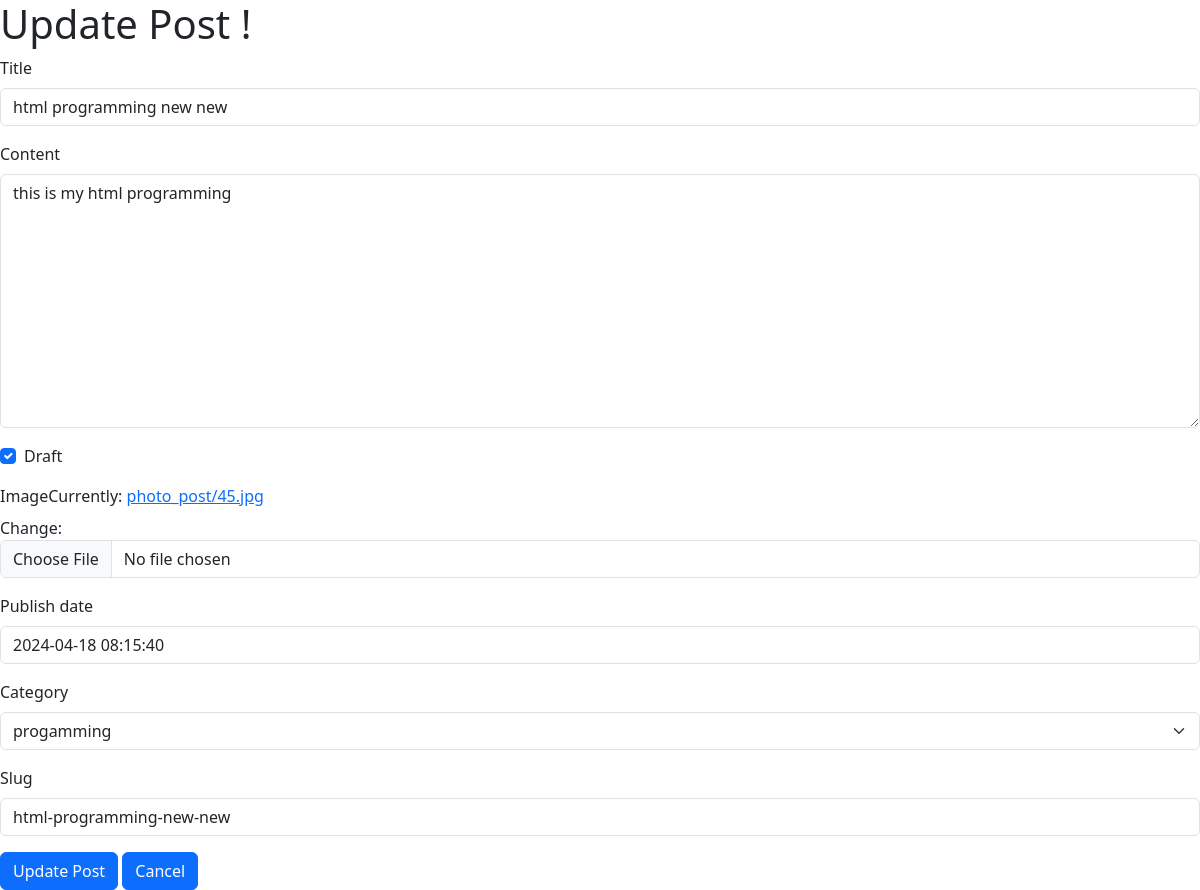
The app's page /posts/1/update with its own data.
### posts/models.py (models this page shows, shortened)
class Post(models.Model):
    user=models.ForeignKey(User,related_name='post_user',on_delete=models.SET_NULL,null=True,blank=True)
    title=models.CharField(max_length=120,verbose_name=_('title'))
    content=models.TextField(max_length=1000)
    draft=models.BooleanField(default=True)
    tags = TaggableManager()
    image=models.ImageField(upload_to='photo_post')
    publish_date=models.DateTimeField(default=timezone.now)
    category=models.ForeignKey('Category',related_name='post_category',on_delete=models.SET_NULL,null=True,blank=True)
    slug=models.SlugField(null=True,blank=True)

### posts/views.py (the view)
# urls.py: path('<int:id>/update',Update_post),
def Update_post(request,id):
    post=Post.objects.get(id=id)
    if request.method == 'POST':
        form=PostForm(request.POST,request.FILES,instance=post)
        if form.is_valid():
            myform=form.save(commit=False)
            form.save()
            return redirect('/posts/')
    else:
        form=PostForm(instance=post)
    return render(request,'posts/update_post.html',{'form':form})

### posts/form.py
class PostForm(forms.ModelForm):
    class Meta:
        model=Post
        exclude=('user',)

### posts/models.py (called while the page is built)
    def __str__(self):
        return self.name

### posts/templates/posts/update_post.html (shortened to what this page needs)
{% load django_bootstrap5 %}
<!doctype html>
<html lang="en">
  <head>
    <link href="https://cdn.jsdelivr.net/npm/bootstrap@5.3.3/dist/css/bootstrap.min.css" rel="stylesheet">
  </head>
  <body>
    <h1> Update Post  !</h1>
    <form action="" method='post' enctype="multipart/form-data">
        {% bootstrap_form form %}
        {% bootstrap_button button_type="submit" content="Update Post" %}
    {% bootstrap_button button_type="reset" content="Cancel" %}
    </form>
  </body>
</html>

### records on screen
Post: title "html programming new new", content "this is my html programming", draft "☑", publish_date "2024-04-18 08:15:40", category "progamming", slug "html-programming-new-new"
